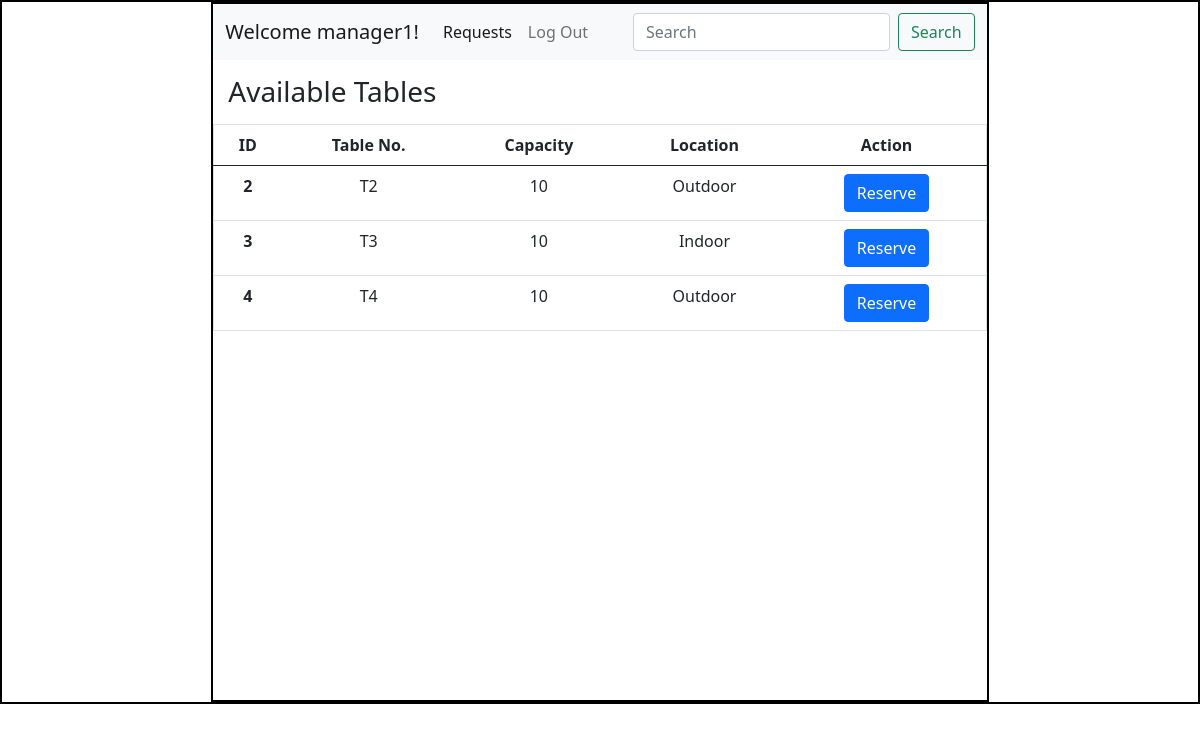
/home/1, run on the app's committed database.
### application/models.py (models this page shows)
class User(db.Model):
  id = db.Column(db.Integer(), primary_key=True)
  username = db.Column(db.String(),unique=True, nullable=False)
  email = db.Column(db.String(),unique=True, nullable=False)
  password = db.Column(db.String(), nullable=False)
  role = db.Column(db.String(), nullable=False, default='customer')
  reservations = db.relationship("Reservation", backref="user")

class Table(db.Model):
  id = db.Column(db.Integer(), primary_key=True)
  table_number = db.Column(db.String(), unique=True, nullable=False)
  capacity = db.Column(db.Integer(), nullable=False)
  location = db.Column(db.String(), nullable=False)
  status = db.Column(db.String(), nullable=False, default='available')
  reservations = db.relationship("Reservation", backref="table")

### application/controllers.py (the view)
@app.route("/home/<int:user_id>")
def home(user_id):
  this_user = User.query.filter_by(id=user_id).first()
  all_tables = Table.query.filter_by(status='available').all()
  return render_template("user_dash.html", this_user= this_user, all_tables= all_tables)

### templates/user_dash.html (shortened to what this page needs)
<!DOCTYPE html>
<html lang="en">
<head>
  <link rel="stylesheet" href="/static/style.css">
  <link href="https://cdn.jsdelivr.net/npm/bootstrap@5.0.2/dist/css/bootstrap.min.css" rel="stylesheet">
</head>
<body>
  <div id="main">
    <div id="canvas">
      <nav class="navbar navbar-expand-lg navbar-light bg-light">
      <div class="container-fluid">
      <a class="navbar-brand" href="#">Welcome {{this_user.username}}!</a>
      <div class="collapse navbar-collapse" id="navbarSupportedContent">
        <ul class="navbar-nav me-auto mb-2 mb-lg-0">
          <li class="nav-item">
            <a class="nav-link active" aria-current="page" href="/user/requests/{{this_user.id}}">Requests</a>
          </li>
          <li class="nav-item">
            <a class="nav-link" href="/login">Log Out</a>
          </li>
        </ul>
        <form class="d-flex">
          <input class="form-control me-2" type="search" placeholder="Search" aria-label="Search">
          <button class="btn btn-outline-success" type="submit">Search</button>
        </form>
       </div>
      </div>
      </nav>
      <div id="content">
        <h3 class="headings">Available Tables</h3>
        <table class="table text-center border">
          <thead>
            <tr>
              <th>ID</th>
              <th>Table No.</th>
              <th>Capacity</th>
              <th>Location</th>
              <th>Action</th>
            </tr>
          </thead>
          <tbody>
            {% for tbl in all_tables %}
            <tr>
              <th>{{tbl.id}}</th>
              <td>{{tbl.table_number}}</td>
              <td>{{tbl.capacity}}</td>
              <td>{{tbl.location}}</td>
              <td>
                {% if tbl.status == 'available' %}
                <a href="/reserve/{{tbl.id}}/{{this_user.id}}" class="btn btn-primary">Reserve</a>
                {% else %}
                Unavailable
                {% endif %}
              </td>
            </tr>
            {% endfor %}
          </tbody>
        </table>
      </div>
    </div>
  </div>
</body>
</html>

### static/style.css (style rules this page uses)
* { margin:0px; }
#main, #canvas { border: 2px solid black; }
#canvas { width:65%; height:700px; margin:auto; }
.headings { margin: 10px; padding:5px; margin-top: 10px; }

### data on the page
User: username "manager1"
Table: id "2", table_number "T2", capacity "10", location "Outdoor"
Table: id "3", table_number "T3", capacity "10", location "Indoor"
Table: id "4", table_number "T4", capacity "10", location "Outdoor"
